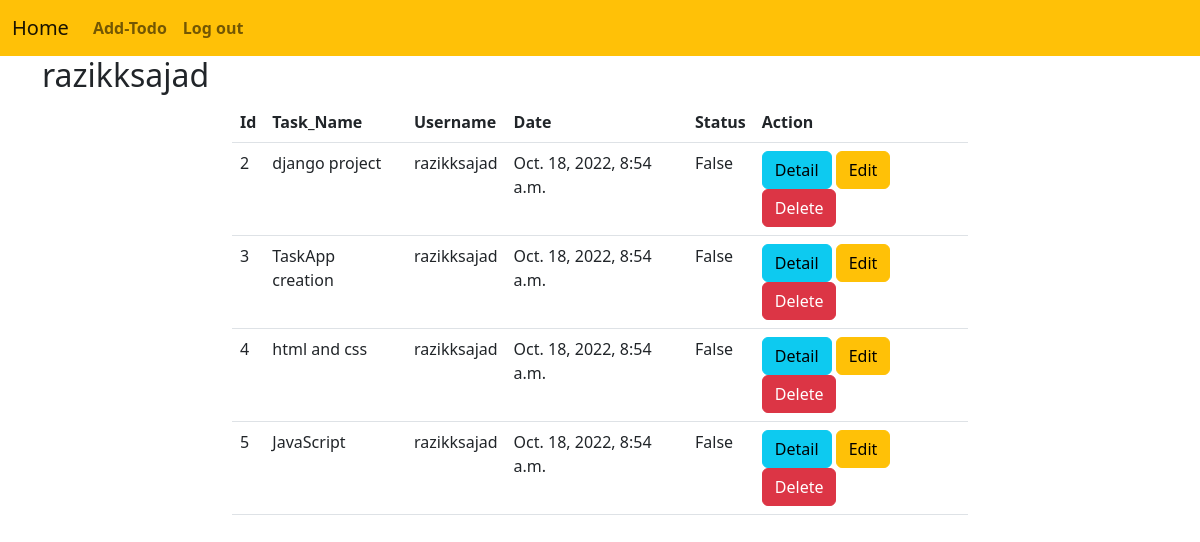
The page /todos/all (signed in) on the database as committed earlier.
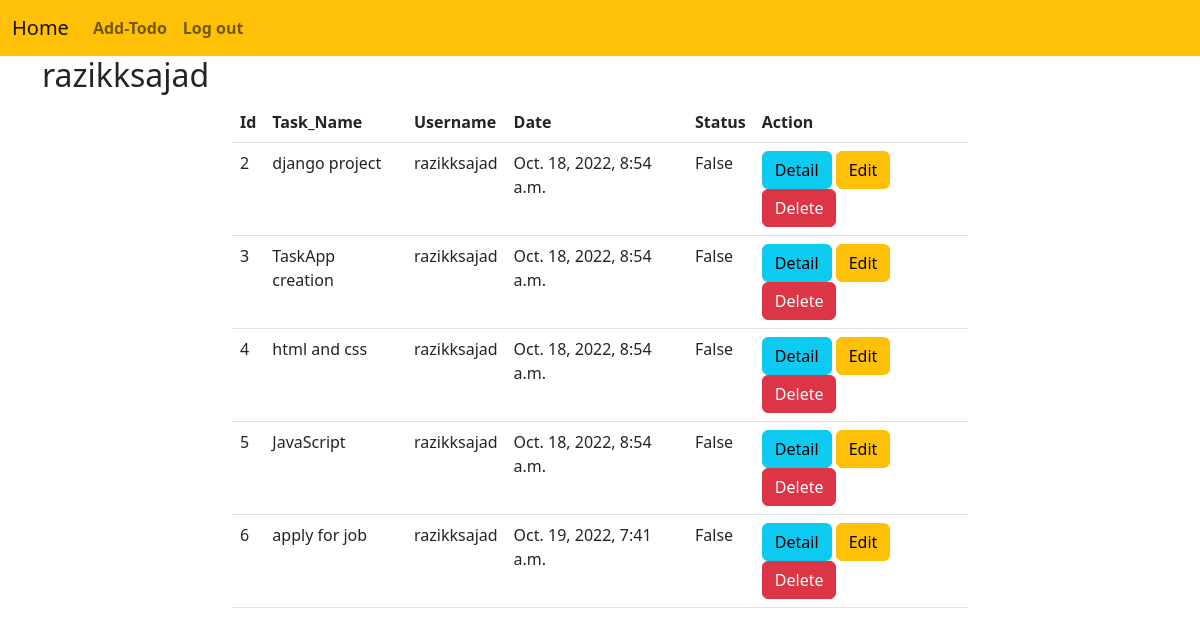
The same page on the database as committed later.
### Task/models.py (models this page shows, shortened)
class Task(models.Model):
    task_name = models.CharField(max_length=200)
    user = models.ForeignKey(User,on_delete=models.CASCADE)
    created_date = models.DateTimeField(auto_now_add=True)
    status = models.BooleanField(default=False)

### Task/views.py (the view)
# urls.py: path("todos/all",Task_List_View.as_view(),name="todo-all"),
class Task_List_View(View):
    def get(self,request,*args,**kwargs):
        if request.user.is_authenticated:
            qs = Task.objects.filter(user=request.user)
            return render(request,"task-list.html",{"todos":qs})
        else:
            return redirect("signin")

### Task/templates/task-list.html
{%extends 'base.html'%}
{%block body_block%}
<div class="container">
    <h2>{{request.user}}</h2>
    <div class="row">
        <div class="col-2"></div>
        <div class="col-8">
            <table class="table">
                <tr>
                    <th>Id</th>
                    <th>Task_Name</th>
                    <th>Username</th>
                    <th>Date</th>
                    <th>Status</th>
                    <th>Action</th>
                </tr>
                {%for task in todos%}
                <tr>
                    <td>{{task.id}}</td>
                    <td>{{task.task_name}}</td>
                    <td>{{task.user}}</td>
                    <td>{{task.created_date}}</td>
                    <td>{{task.status}}</td>
                    <td>
                        <a href="{%url 'todo-detail' task.id%}" class="btn btn-info">Detail</a>
                        <a href="" class="btn btn-warning">Edit</a>
                        <a href="{%url 'todo-delete' task.id%}" class="btn btn-danger">Delete</a>
                    </td>
                </tr>
                {%endfor%}
            </table>
        </div>
        <div class="col-2"></div>
    </div>
</div>
{%endblock%}

Rows that differ between the two databases and show on the page:
added Task: id "6", task_name "apply for job", user "razikksajad", created_date "Oct. 19, 2022, 7:41 a.m.", status "False"
